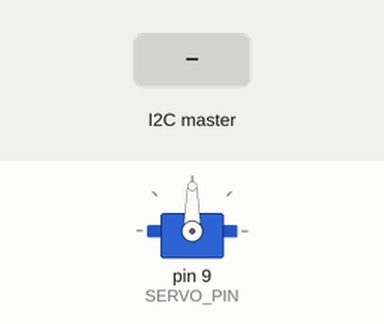
Bench run of a sketch on a simulated Arduino Uno, built with avr-gcc and run on an emulated ATmega328P. Shown: servo. The inputs (shaded band) are chosen by the test bench. What the sketch prints to the serial monitor is not drawn.

Above: at 1.2 s.
1.3 s: the I2C master sends the byte 1
At 2.4 s:
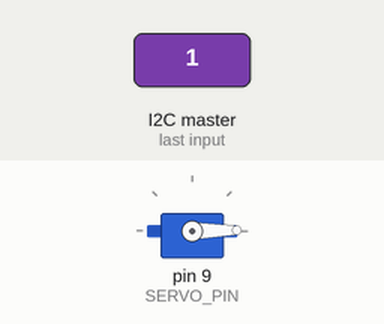
2.8 s: the I2C master sends the byte 200
At 3.5 s:
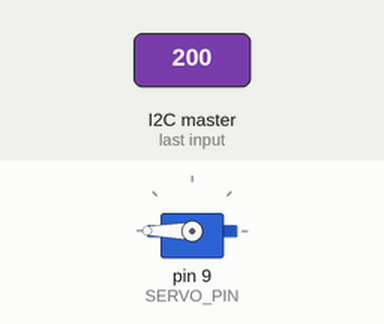
4.3 s: the I2C master sends the byte 90
At 4.6 s:
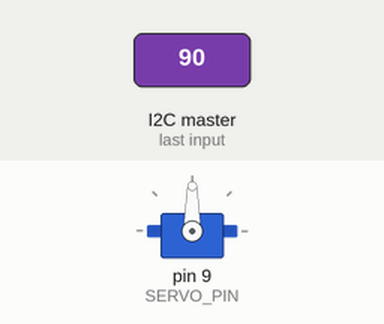
Timing chart, 0 to 7.3 s (numbered marks = the images above; inputs shaded):
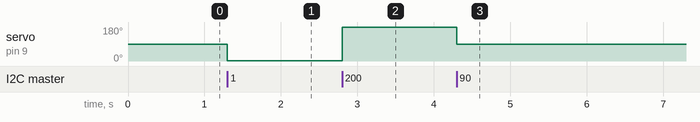

The sketch:

Servo-with-python.ino
```cpp
#include <Wire.h>
#include <Servo.h>

#define SLAVE_ADDRESS 0x04
#define SERVO_PIN        9

Servo srv;

void setup()
{
    Serial.begin(9600);         // start serial for output
    Wire.begin(SLAVE_ADDRESS);
    Wire.onReceive(receiveData);
    srv.attach(SERVO_PIN);
}

int val,flag=0;//[EXPERIMENTO]
void loop()
{
  if(flag==1)
   {
     Serial.print(val);// val é o valor recebido pelo arduino, o valor não é alterado em seu processamento
     flag=0;
   }//[EXPERIMENTO]
}

void receiveData(int byteCount)
{
    while(Wire.available()>0)
    {
      val=Wire.read();//[EXPERIMENTO], se der errado, substitui val por Wire.read
      flag=1;//[EXPERIMENTO]

      srv.write(val);//gira servo
      Serial.print(val);//printa graus no monitor serial
    }
}
```

Measured:
- after the input at 1.3 s, servo on pin 9 (SERVO_PIN): 90° → 1° at once
- after the input at 2.8 s, servo on pin 9 (SERVO_PIN): 1° → 180° at once
- after the input at 4.3 s, servo on pin 9 (SERVO_PIN): 180° → 90° at once
